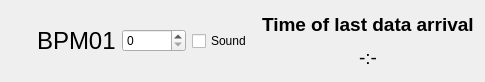
<?xml version="1.0" encoding="UTF-8"?>
<ui version="4.0">
 <class>BPM_widget</class>
 <widget class="QWidget" name="BPM_widget">
  <property name="geometry">
   <rect>
    <x>0</x>
    <y>0</y>
    <width>485</width>
    <height>82</height>
   </rect>
  </property>
  <property name="windowTitle">
   <string>Form</string>
  </property>
  <layout class="QGridLayout" name="gridLayout">
   <item row="0" column="0">
    <layout class="QHBoxLayout" name="horizontalLayout">
     <item>
      <widget class="QLabel" name="status">
       <property name="sizePolicy">
        <sizepolicy hsizetype="Minimum" vsizetype="Minimum">
         <horstretch>0</horstretch>
         <verstretch>0</verstretch>
        </sizepolicy>
       </property>
       <property name="maximumSize">
        <size>
         <width>20</width>
         <height>20</height>
        </size>
       </property>
       <property name="font">
        <font>
         <family>DejaVu Sans</family>
         <pointsize>18</pointsize>
        </font>
       </property>
       <property name="toolTip">
        <string>Status</string>
       </property>
       <property name="styleSheet">
        <string notr="true">color: rgb(0, 0, 0);</string>
       </property>
       <property name="text">
        <string/>
       </property>
      </widget>
     </item>
     <item>
      <widget class="QLabel" name="BPM_label">
       <property name="sizePolicy">
        <sizepolicy hsizetype="Minimum" vsizetype="Minimum">
         <horstretch>0</horstretch>
         <verstretch>0</verstretch>
        </sizepolicy>
       </property>
       <property name="font">
        <font>
         <pointsize>18</pointsize>
        </font>
       </property>
       <property name="toolTip">
        <string>BPM-name</string>
       </property>
       <property name="styleSheet">
        <string notr="true">color: rgb(0, 0, 0);</string>
       </property>
       <property name="text">
        <string>&lt;html&gt;&lt;head/&gt;&lt;body&gt;&lt;p&gt;BPM01&lt;/p&gt;&lt;/body&gt;&lt;/html&gt;</string>
       </property>
      </widget>
     </item>
     <item>
      <widget class="QSpinBox" name="periodSBox">
       <property name="maximum">
        <number>300</number>
       </property>
      </widget>
     </item>
     <item>
      <widget class="QCheckBox" name="sound_checkBox">
       <property name="text">
        <string>Sound</string>
       </property>
      </widget>
     </item>
     <item>
      <layout class="QVBoxLayout" name="verticalLayout">
       <item>
        <widget class="QLabel" name="name_label">
         <property name="font">
          <font>
           <pointsize>14</pointsize>
           <weight>75</weight>
           <bold>true</bold>
          </font>
         </property>
         <property name="text">
          <string>Time of last data arrival</string>
         </property>
        </widget>
       </item>
       <item>
        <widget class="QLabel" name="time_label">
         <property name="font">
          <font>
           <pointsize>14</pointsize>
          </font>
         </property>
         <property name="text">
          <string>-:-</string>
         </property>
         <property name="alignment">
          <set>Qt::AlignCenter</set>
         </property>
        </widget>
       </item>
      </layout>
     </item>
    </layout>
   </item>
  </layout>
 </widget>
 <resources/>
 <connections/>
</ui>
